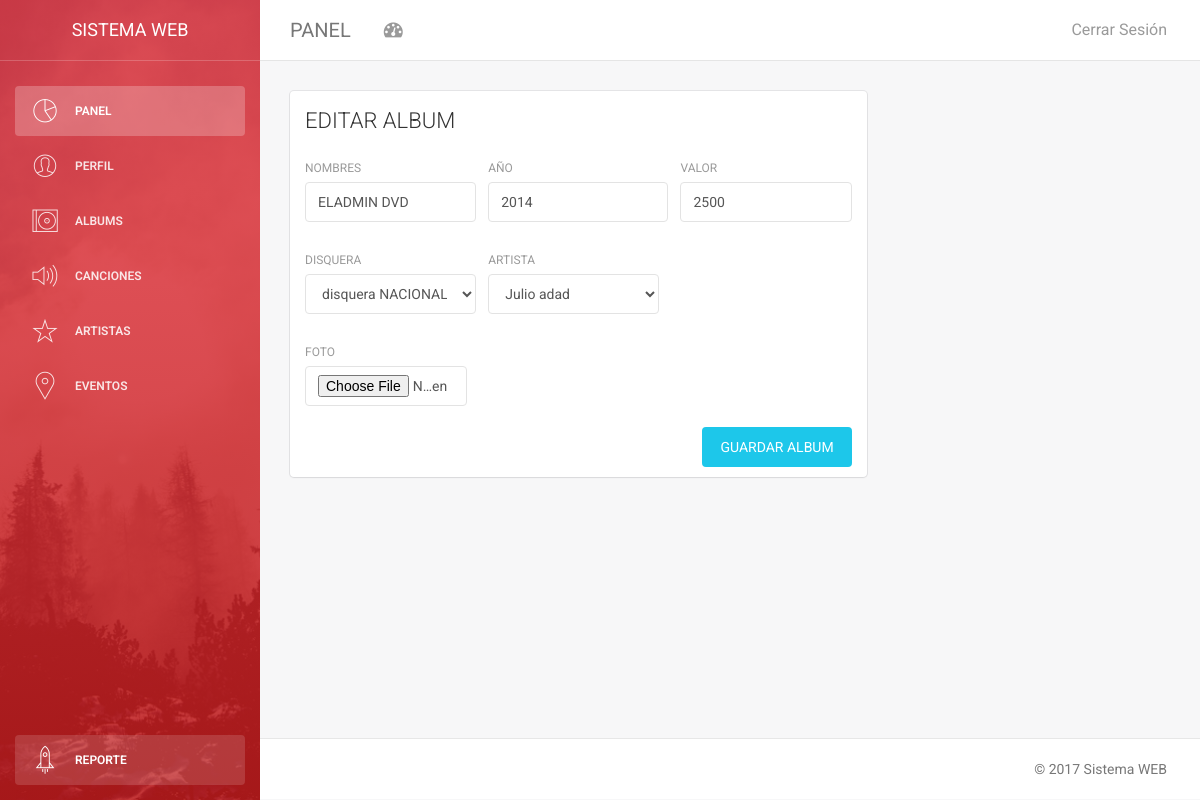
Screenshot of /adminpanel/editar_album.php?idalbum=2 (signed in) with the database file from the repository.
### tables this page shows
CREATE TABLE `album` (
  `idalbum` int(11) NOT NULL,
  `nombrealbum` varchar(50) NOT NULL,
  `anio` varchar(4) NOT NULL,
  `valor` double NOT NULL,
  `iddisquera` int(11) NOT NULL,
  `idartista` int(11) NOT NULL,
  `portada` varchar(100) NOT NULL DEFAULT 'img/compositor.jpg'
);

### adminpanel/editar_album.php (the view, shortened to what this page needs)
<?php
   include('../session.php');
?>
<!Doctype html>
<html lang="es">
<head>
    <?php
   include('beforescripts.php');
    ?>
</head>
<body>
<div class="wrapper">
   <?php
   include('sidebar.php');
    ?>
    <div class="main-panel">
        <?php
            include('navigation.php');
        ?>
<div class="content">
            <div class="container-fluid">
               <?php
                            $idalbum=$_REQUEST["idalbum"];
                            $micadena="select *from album where idalbum=".$idalbum;
                            $results = $db->query($micadena);
                            $rows1=$results->fetch_row()
                ?>
                <div class="row">
                    <div class="col-md-8">
                        <div class="card">
                            <div class="header">
                                <h4 class="title">EDITAR ALBUM</h4>
                            </div>
                            <div class="content">
                                <form method="POST" enctype="multipart/form-data"  action="album/actualizar_album.php">
                                    <div class="row">
                                        <div class="col-md-4">
                                            <div class="form-group">
                                                <label>Nombres</label>
                                                <input type="text" class="form-control" name="txtnombre"  maxlength="100" placeholder="Escriba el nombre del album" value="<?php echo $rows1[1] ?>" required>
                                            </div>
                                        </div>
                                        <div class="col-md-4">
                                            <div class="form-group">
                                                <label>Año</label>
                                                <input type="text" name="txtanio" class="form-control"  maxlength="4" placeholder="Escriba el año del album" value="<?php echo $rows1[2] ?>" required>
                                            </div>
                                        </div>
                                        <div class="col-md-4">
                                            <div class="form-group">
                                                <label>Valor</label>
                                                <input type="text"  name="txtvalor" class="form-control" maxlength="4" placeholder="Escriba el valor del album" value="<?php echo $rows1[3] ?>" required>
                                            </div>
                                        </div>
                                    </div>
                                    <div class="row">
                                         <div class="col-md-4">
                                            <div class="form-group">
                                               <?php
                                                $micadena="select *from disquera";
                                                $results = $db->query($micadena);
                                                ?>
                                                <label>Disquera</label>
                                                <select class="form-control" name="cbodisquera" id="" required>
                                                     <?php
                                                   $seleccionado="";
                                        while($rows=$results->fetch_row())
                                        {
                                            if ($rows[0]==$rows1[4])
                                                    {
                                                        $seleccionado="selected";
                                                    }
                                            echo  "<option ".$seleccionado." value='".$rows[0]."'>".$rows[1]."</option>";
                                            $seleccionado="";
                                                }
                                        ?>
                                                </select>
                                            </div>
                                        </div>
                                        <div class="col-md-4">
                                            <div class="form-group">
                                               <?php
                                                $micadena="select *from artista";
                                                $results = $db->query($micadena);
                                                ?>
                                                <label>Artista</label>
                                                <select class="form-control" name="cboartista" id="" required>
                                                   <?php
                                                    $seleccionado="";
                                        while($rows=$results->fetch_row())
                                        {
                                              if ($rows[0]==$rows1[5])
                                                    {
                                                        $seleccionado="selected";
                                                    }
                                            echo  "<option ".$seleccionado."  value='".$rows[0]."'>".$rows[1].' '.$rows[2]."</option>";
                                             $seleccionado="";
                                                }
                                        ?>
                                                </select>
                                            </div>
                                        </div>
                                    </div>
                                    <div class="row">
                                        <div class="col-md-4">
                                            <div class="form-group">
                                                <label>Foto</label>
                                                <input type="file"  name="txtfoto" class="form-control" accept="image/*" required >
                                            </div>
                                        </div>
                                    </div>
                                    <button type="submit" class="btn btn-info btn-fill pull-right">GUARDAR ALBUM</button>
                                    <div class="clearfix"></div>
                                </form>
                            </div>
                        </div>
                    </div>
                    <div class="col-md-4">
                    </div>
                </div>
            </div>
        </div>
        <?php
   include('footer.php');
?>
    </div>
</div>
</body>
</html>

### rows the page displays
album: txtnombre "ELADMIN DVD", txtanio "2014", txtvalor "2500"

### other values shown
form field cbodisquera "disquera NACIONAL"
form field cboartista "Julio adad"
